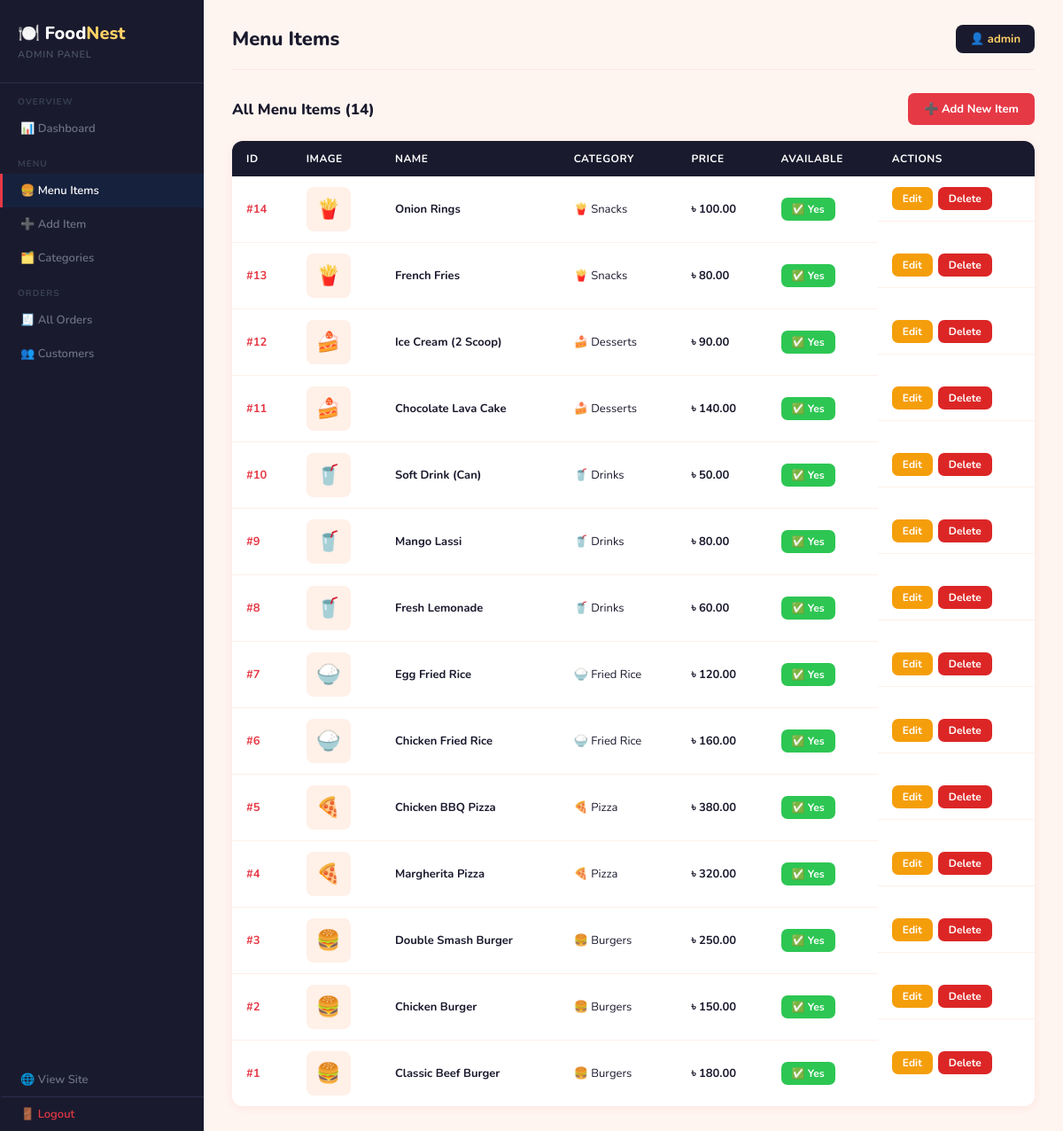
The page /admin/menu_items.php (signed in) on the database its author committed.
### tables this page shows
CREATE TABLE IF NOT EXISTS menu_items (
    id INT AUTO_INCREMENT PRIMARY KEY,
    category_id INT,
    name VARCHAR(150) NOT NULL,
    description TEXT,
    price DECIMAL(10,2) NOT NULL,
    image VARCHAR(255),
    is_available TINYINT(1) DEFAULT 1,
    created_at TIMESTAMP DEFAULT CURRENT_TIMESTAMP,
    FOREIGN KEY (category_id) REFERENCES categories(id) ON DELETE SET NULL
);

CREATE TABLE IF NOT EXISTS categories (
    id INT AUTO_INCREMENT PRIMARY KEY,
    name VARCHAR(100) NOT NULL,
    icon VARCHAR(10) DEFAULT '🍽️'
);

### admin/menu_items.php (the view, shortened to what this page needs)
<?php
require_once '../includes/db.php';
$items = $conn->query("SELECT m.*, c.name AS cat, c.icon FROM menu_items m LEFT JOIN categories c ON m.category_id=c.id ORDER BY m.id DESC")->fetch_all(MYSQLI_ASSOC);
include 'header.php';
?>
<div class="section-header">
  <h2>All Menu Items (<?= count($items) ?>)</h2>
  <a href="add_item.php" class="btn btn-primary">➕ Add New Item</a>
</div>
<table class="admin-table">
  <thead><tr><th>ID</th><th>Image</th><th>Name</th><th>Category</th><th>Price</th><th>Available</th><th>Actions</th></tr></thead>
  <tbody>
    <?php foreach ($items as $item): ?>
    <tr>
      <td style="font-weight:700;color:#e63946;">#<?= $item['id'] ?></td>
      <td>
        <?php if ($item['image'] && file_exists("../assets/uploads/{$item['image']}")): ?>
          <img src="../assets/uploads/<?= htmlspecialchars($item['image']) ?>" style="width:50px;height:50px;object-fit:cover;border-radius:8px;"/>
        <?php else: ?>
          <div style="width:50px;height:50px;background:#fff0e8;border-radius:8px;display:flex;align-items:center;justify-content:center;font-size:22px;"><?= $item['icon']??'🍽️' ?></div>
        <?php endif; ?>
      </td>
      <td style="font-weight:700;"><?= htmlspecialchars($item['name']) ?></td>
      <td><?= $item['icon']??'' ?> <?= htmlspecialchars($item['cat']??'N/A') ?></td>
      <td style="font-weight:700;">৳ <?= number_format($item['price'],2) ?></td>
      <td>
        <a href="menu_items.php?toggle=<?= $item['id'] ?>" class="btn btn-sm <?= $item['is_available']?'btn-success':'btn-secondary' ?>">
          <?= $item['is_available'] ? '✅ Yes' : '❌ No' ?>
        </a>
      </td>
      <td style="display:flex;gap:6px;">
        <a href="edit_item.php?id=<?= $item['id'] ?>" class="btn btn-warning btn-sm">Edit</a>
        <a href="menu_items.php?delete=<?= $item['id'] ?>" class="btn btn-danger btn-sm" onclick="return confirmDelete('Delete this item?')">Delete</a>
      </td>
    </tr>
    <?php endforeach; ?>
  </tbody>
</table>
<?php include 'footer.php'; ?>

### admin/header.php (style rules this page uses)
* { margin:0; padding:0; box-sizing:border-box; }
body { font-family:'Nunito',sans-serif; background:#fff5f0; display:flex; min-height:100vh; color:#1a1a2e; }
.admin-table { width:100%; border-collapse:collapse; background:white; border-radius:12px; overflow:hidden; box-shadow:0 2px 12px rgba(230,57,70,0.08); }
.admin-table th { background:#1a1a2e; color:white; padding:12px 16px; text-align:left; font-size:12px; font-weight:700; text-transform:uppercase; letter-spacing:0.5px; }
.admin-table td { padding:12px 16px; border-bottom:1px solid #fff0eb; font-size:13px; vertical-align:middle; }
.admin-table tr:last-child td { border-bottom:none; }
.btn { display:inline-block; padding:9px 18px; border-radius:7px; font-size:13px; font-weight:700; cursor:pointer; border:none; transition:all 0.2s; text-decoration:none; font-family:'Nunito',sans-serif; }
.btn-primary { background:#e63946; color:white; }
.btn-warning { background:#f59e0b; color:white; }
.btn-danger { background:#dc2626; color:white; }
.btn-success { background:#2dc653; color:white; }
.btn-sm { padding:5px 12px; font-size:12px; }
.section-header { display:flex; justify-content:space-between; align-items:center; margin-bottom:18px; }
.section-header h2 { font-size:17px; font-weight:800; color:#1a1a2e; }

### rows shown on the page
menu_items: id "14", category.icon "🍟", name "Onion Rings", category.name "Snacks", price "100.00", is_available "✅ Yes"
menu_items: id "13", category.icon "🍟", name "French Fries", category.name "Snacks", price "80.00", is_available "✅ Yes"
menu_items: id "12", category.icon "🍰", name "Ice Cream (2 Scoop)", category.name "Desserts", price "90.00", is_available "✅ Yes"
menu_items: id "11", category.icon "🍰", name "Chocolate Lava Cake", category.name "Desserts", price "140.00", is_available "✅ Yes"
menu_items: id "10", category.icon "🥤", name "Soft Drink (Can)", category.name "Drinks", price "50.00", is_available "✅ Yes"
menu_items: id "9", category.icon "🥤", name "Mango Lassi", category.name "Drinks", price "80.00", is_available "✅ Yes"
menu_items: id "8", category.icon "🥤", name "Fresh Lemonade", category.name "Drinks", price "60.00", is_available "✅ Yes"
menu_items: id "7", category.icon "🍚", name "Egg Fried Rice", category.name "Fried Rice", price "120.00", is_available "✅ Yes"
menu_items: id "6", category.icon "🍚", name "Chicken Fried Rice", category.name "Fried Rice", price "160.00", is_available "✅ Yes"
menu_items: id "5", category.icon "🍕", name "Chicken BBQ Pizza", category.name "Pizza", price "380.00", is_available "✅ Yes"
menu_items: id "4", category.icon "🍕", name "Margherita Pizza", category.name "Pizza", price "320.00", is_available "✅ Yes"
menu_items: id "3", category.icon "🍔", name "Double Smash Burger", category.name "Burgers", price "250.00", is_available "✅ Yes"
menu_items: id "2", category.icon "🍔", name "Chicken Burger", category.name "Burgers", price "150.00", is_available "✅ Yes"
menu_items: id "1", category.icon "🍔", name "Classic Beef Burger", category.name "Burgers", price "180.00", is_available "✅ Yes"

### other values the page prints
$pageTitle "Menu Items"
$_SESSION['admin_name'] "admin"
count($items) "14"
